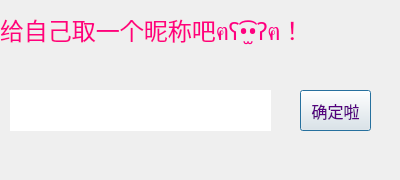
<?xml version="1.0" encoding="UTF-8"?>
<ui version="4.0">
 <class>NameDialog</class>
 <widget class="QDialog" name="NameDialog">
  <property name="geometry">
   <rect>
    <x>0</x>
    <y>0</y>
    <width>400</width>
    <height>180</height>
   </rect>
  </property>
  <property name="windowTitle">
   <string>Dialog</string>
  </property>
  <widget class="QLabel" name="label">
   <property name="geometry">
    <rect>
     <x>0</x>
     <y>0</y>
     <width>400</width>
     <height>60</height>
    </rect>
   </property>
   <property name="font">
    <font>
     <family>华文行楷</family>
     <pointsize>18</pointsize>
    </font>
   </property>
   <property name="styleSheet">
    <string notr="true">color: rgb(255, 0, 127);</string>
   </property>
   <property name="text">
    <string>给自己取一个昵称吧ฅʕ•̫͡•ʔฅ！</string>
   </property>
  </widget>
  <widget class="QLabel" name="label0">
   <property name="geometry">
    <rect>
     <x>0</x>
     <y>0</y>
     <width>400</width>
     <height>300</height>
    </rect>
   </property>
   <property name="frameShape">
    <enum>QFrame::NoFrame</enum>
   </property>
   <property name="text">
    <string/>
   </property>
  </widget>
  <widget class="QLineEdit" name="lineEdit">
   <property name="geometry">
    <rect>
     <x>10</x>
     <y>90</y>
     <width>261</width>
     <height>41</height>
    </rect>
   </property>
   <property name="font">
    <font>
     <family>幼圆</family>
     <pointsize>12</pointsize>
    </font>
   </property>
   <property name="contextMenuPolicy">
    <enum>Qt::CustomContextMenu</enum>
   </property>
   <property name="text">
    <string/>
   </property>
   <property name="frame">
    <bool>false</bool>
   </property>
   <property name="alignment">
    <set>Qt::AlignCenter</set>
   </property>
  </widget>
  <widget class="QPushButton" name="pushButton">
   <property name="geometry">
    <rect>
     <x>300</x>
     <y>90</y>
     <width>71</width>
     <height>41</height>
    </rect>
   </property>
   <property name="font">
    <font>
     <family>华文琥珀</family>
     <pointsize>12</pointsize>
    </font>
   </property>
   <property name="styleSheet">
    <string notr="true">color: rgb(85, 0, 127);</string>
   </property>
   <property name="text">
    <string>确定啦</string>
   </property>
  </widget>
  <zorder>label0</zorder>
  <zorder>label</zorder>
  <zorder>lineEdit</zorder>
  <zorder>pushButton</zorder>
 </widget>
 <resources/>
 <connections/>
</ui>
